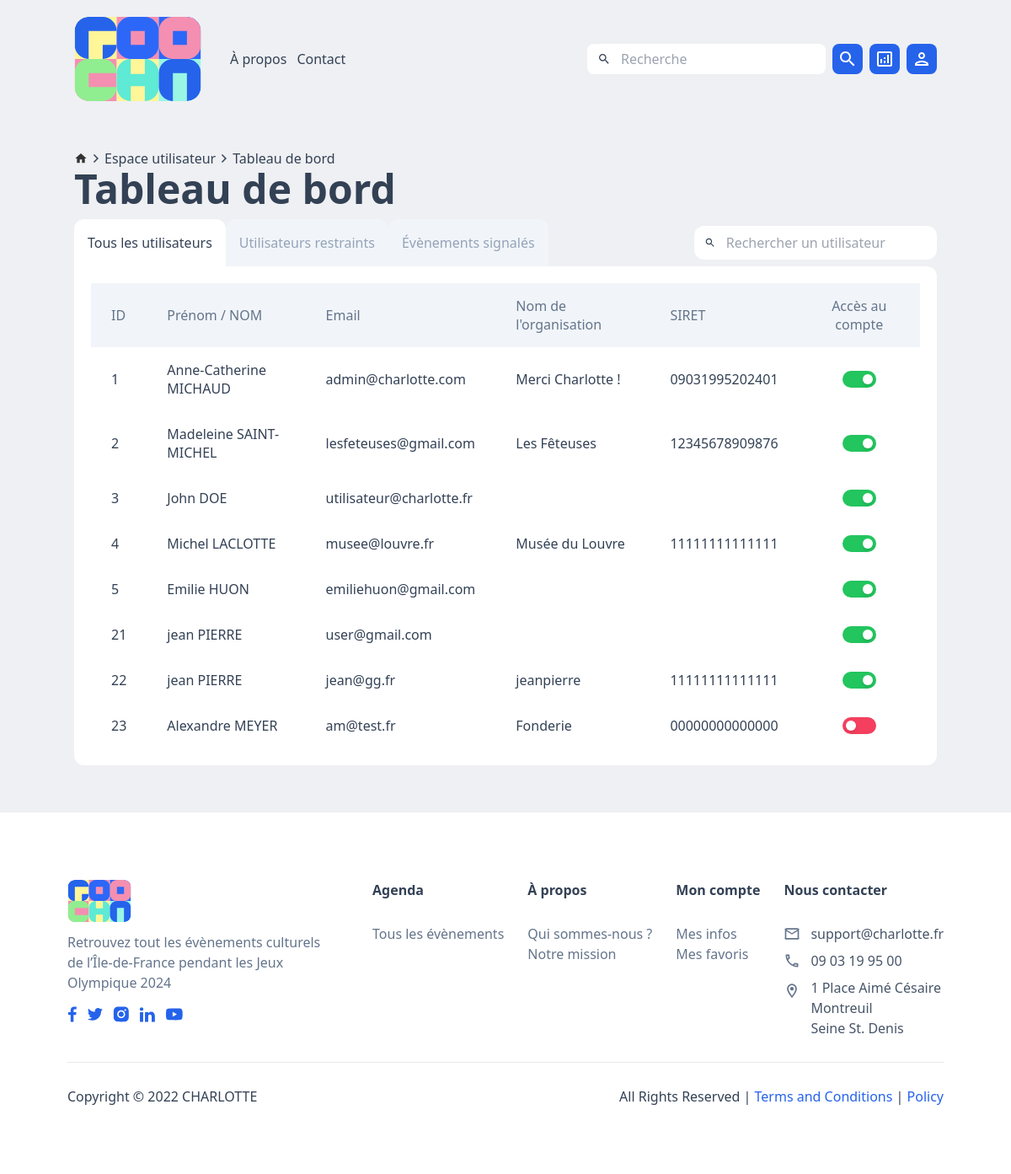
Screenshot of /tableaudebord.php (signed in) with the database file from the repository.
### tables this page shows
CREATE TABLE `utilisateurs` (
  `id_utilisateur` int(10) NOT NULL,
  `prenom` varchar(255) NOT NULL,
  `nom` varchar(255) NOT NULL,
  `email` varchar(255) NOT NULL,
  `nom_organisation` varchar(255) DEFAULT NULL,
  `numero_siret` varchar(14) DEFAULT NULL,
  `mot_de_passe` varchar(255) NOT NULL,
  `statut` varchar(255) NOT NULL,
  `acces` varchar(3) NOT NULL
);

### tous.php (the view)
<div class=" p-5 bg-white rounded-xl rounded-tl-none">
    <table class="w-full table">
        <thead class="bg-slate-100 text-slate-500">
            <tr class="p-3">
                <td>ID</td>
                <td>Prénom / NOM</td>
                <td>Email</td>
                <td>Nom de l'organisation</td>
                <td>SIRET</td>
                <td class="text-center">Accès au compte</td>
            </tr>
        </thead>
        <?php
        $link = mysqli_connect("localhost", "root", "root", "charlotte");
        $sql = mysqli_query($link, "SELECT * FROM utilisateurs ORDER BY id_utilisateur") or die('Erreur de la requête SQL');
        while ($donnees = mysqli_fetch_array($sql)) {
        ?>
            <tr>
                <td><?php echo $donnees['id_utilisateur']; ?></td>
                <td><?php echo $donnees['prenom'] . " " . $donnees['nom']; ?></td>
                <td><?php echo $donnees['email']; ?></td>
                <td><?php echo $donnees['nom_organisation']; ?></td>
                <td><?php echo $donnees['numero_siret']; ?></td>
                <td class="text-center">
                    <?php
                    if ($donnees['acces'] == 'oui') {
                    ?>
                        <a class="bg-red-400" href="restriction.php?id=<?php echo $donnees['id_utilisateur']; ?>">
                            <div class="flex justify-center items-center">
                                <div class="w-10 h-5 flex items-center bg-gray-300 rounded-full mx-3 px-1 bg-green-500" @click="handleToggleActive">
                                    <div class="bg-white w-3 h-3 rounded-full shadow-md transform translate-x-5">
                                    </div>
                                </div>
                            </div>
                        </a>
                    <?php
                    }
                    ?>
                    <?php
                    if ($donnees['acces'] == 'non') {
                    ?>
                        <a href="autorisation.php?id=<?php echo $donnees['id_utilisateur']; ?>">
                            <div class="w-full h-full flex flex-col justify-center items-center">
                                <div class="flex justify-center items-center">
                                    <div :class="{ 'bg-cyan-700': toggleActive}" class="w-10 h-5 flex items-center bg-rose-500 rounded-full mx-3 px-1" @click="handleToggleActive">
                                        <div class="bg-white w-3 h-3 rounded-full shadow-md transform" :class="{ 'translate-x-7': toggleActive}">
                                        </div>
                                    </div>
                                </div>
                            </div>
                        </a>
                    <?php
                    }
                    ?>
                </td>
            </tr>
        <?php
        }
        ?>
    </table>
</div>

### tableaudebord.php (shortened to what this page needs)
<html lang="en">
<head>
    <link href="style.css" rel="stylesheet">
    <script src="https://cdn.tailwindcss.com"></script>
</head>
<body style="background:#EFF0F3" class="text-slate-700">
    <?php
    if (!isset($_SESSION['email'])) {
    } else {
        include('entete.php');
        if ($_SESSION['statut'] == 'administrateur') {
            include('administrateur.php');
        } else if ($_SESSION['statut'] == 'organisateur') {
            include('organisateur.php');
        } else {
            include('utilisateur.php');
        }
    }
    include('footer.php');
    ?>
</body>
</body>
</html>

### entete.php (shortened to what this page needs)
<header class="container xl mx-auto flex flex-row justify-between mt-5">
    <div class="flex items-center">
        <a href="index.php">
            <img src="logo.svg" alt="logo">
        </a>
        <a href="" class="ml-7 p-1.5 hover:text-blue-700">À propos</a>
        <div class="p-1.5 hover:text-blue-700 cursor-pointer" onclick="modal('#contact-form')">Contact</div>
    </div>
    <div class="flex items-center">
        <form method="GET" action="" class="flex flex-row m-0">
            <div class="flex items-center bg-white rounded-lg px-3 py-1.5">
                <input type="text" name="recherche" class="bg-white ml-3" placeholder="Recherche">
            </div>
            <button class="flex items-center bg-blue-600 hover:bg-blue-700 rounded-lg p-1.5 ml-2" name="recherche">
            </button>
        </form>
        <?php
        if (isset($_SESSION['email'])) {
            if ($_SESSION['statut'] == 'administrateur') {
        ?>
                <a href="tableaudebord.php" class="btn-gestion flex items-center bg-blue-600  hover:bg-blue-700 rounded-lg p-1.5 ml-2">
                </a>
            <?php
            } else if ($_SESSION['statut'] == 'organisateur') {
            ?>
                <button class="flex items-center bg-blue-600  hover:bg-blue-700 rounded-lg p-1.5 ml-2" onclick="modal('#ajoutevent-form')">
                    <svg width="24" height="24" viewBox="0 0 24 24" fill="none" xmlns="http://www.w3.org/2000/svg">
                        <path d="M19 13H13V19H11V13H5V11H11V5H13V11H19V13Z" fill="white" />
                    </svg>
                </button>
        <?php
            } else {
                echo 'MES FAVORIS<BR>';
            }
        }
        ?>
        <div class="relative">
            <button class="dropbtn flex items-center bg-blue-600 hover:bg-blue-700 rounded-lg p-1.5 ml-2" onclick="dropdown('#identification-dropdown')">
            </button>
        </div>
    </div>
</header>

### administrateur.php (shortened to what this page needs)
<div class="container xl mx-auto justify-between mt-14">
    <div class="flex flex-row items-center gap-1">
        <a href="index.php">
            <svg width="16" height="16" viewBox="0 0 16 16" fill="none" xmlns="http://www.w3.org/2000/svg">
                <path d="M6.66732 13.3333V9.33333H9.33398V13.3333H12.6673V8H14.6673L8.00065 2L1.33398 8H3.33398V13.3333H6.66732Z" fill="#323232" />
            </svg>
        </a>
        <svg width="12" height="12" viewBox="0 0 12 12" fill="none" xmlns="http://www.w3.org/2000/svg">
            <path d="M2.93945 2.06L6.87945 6L2.93945 9.94L3.99945 11L8.99945 6L3.99945 1L2.93945 2.06Z" fill="#334155" />
        </svg>
        <a href="tableaudebord.php">Espace utilisateur</a>
        <svg width="12" height="12" viewBox="0 0 12 12" fill="none" xmlns="http://www.w3.org/2000/svg">
            <path d="M2.93945 2.06L6.87945 6L2.93945 9.94L3.99945 11L8.99945 6L3.99945 1L2.93945 2.06Z" fill="#334155" />
        </svg>
        <a href="">Tableau de bord</a>
    </div>
    <h1 class="text-5xl font-bold mb-3">Tableau de bord</h1>
    <div class="flex justify-between">
        <div class="flex flex-row">
            <?php
            $bgTous = 'bg-white';
            $bgNouveau = $bgSignalement = 'bg-slate-100 text-slate-400';
            ?>
            <form method="POST" action="" class="flex items-center <?php echo $bgTous; ?> mb-0 px-4 rounded-xl rounded-bl-none rounded-br-none">
                <input type="submit" name="tous" value="Tous les utilisateurs" class="h-full cursor-pointer">
            </form>
            <form method="POST" action="" class="flex items-center <?php echo $bgNouveau; ?> mb-0 px-4 rounded-xl rounded-bl-none rounded-br-none">
                <input type="submit" name="nouveaux" value="Utilisateurs restraints" class="h-full cursor-pointer">
            </form>
            <form method="POST" action="" class="flex items-center <?php echo $bgSignalement; ?> mb-0 px-4 rounded-xl rounded-bl-none rounded-br-none ">
                <input type="submit" name="signalements" value="Évènements signalés" class="h-full cursor-pointer">
            </form>
        </div>
        <div class="flex flex-row">
            <div class="flex items-center rounded-xl py-2 px-3 my-2 w-72 bg-white">
                <input type="text" name="recherche_utilisateur" placeholder="Rechercher un utilisateur" class="mx-3 w-full">
            </div>
        </div>
    </div>
    <?php
    $a = null;
    function defaultFor(&$x, $default = null)
    {
        if (!isset($x)) $x = $default;
        include_once($x);
    }
    defaultFor($a, "tous.php");
    ?>
</div>

### footer.php (shortened to what this page needs)
<footer class="w-full bg-white mt-14 flex flex-col p-20">
    <div class="flex justify-between">
        <div class="flex flex-col w-80">
            <p class="text-slate-500 mb-4">Retrouvez tout les évènements culturels de l’Île-de-France pendant les Jeux Olympique 2024</p>
            <div class="flex items-center gap-3">
            </div>
        </div>
        <div class="flex gap-7">
            <div>
                <h5 class="font-bold mb-7">Agenda</h5>
                <a href="" class="text-slate-500">Tous les évènements</a>
            </div>
            <div>
                <h5 class="font-bold mb-7">À propos</h5>
                <a href="" class="text-slate-500">Qui sommes-nous ?</a><br>
                <a href="" class="text-slate-500">Notre mission</a>
            </div>
            <div>
                <h5 class="font-bold mb-7">Mon compte</h5>
                <a href="" class="text-slate-500">Mes infos</a><br>
                <a href="" class="text-slate-500">Mes favoris</a>
            </div>
            <div>
                <h5 class="font-bold mb-7">Nous contacter</h5>
                <div class="flex items-center mb-2 text-slate-600">
                    support@charlotte.fr
                </div>
                <div class="flex items-center mb-2 text-slate-600">
                    09 03 19 95 00
                </div>
                <div class="flex">
                    <div class="mr-3">
                    </div>
                    <div class="text-slate-600">
                        1 Place Aimé Césaire<br>
                        Montreuil<br>
                        Seine St. Denis
                    </div>
                </div>
            </div>
        </div>
    </div>
    <hr class="my-7">
    <div class="flex justify-between">
        <div>Copyright © 2022 CHARLOTTE</div>
        <div>All Rights Reserved | <a href="" class="text-blue-600">Terms and Conditions</a> | <a href="" class="text-blue-600">Policy</a></div>
    </div>
</footer>

### style.css (style rules this page uses)
html { line-height: 1.15; -webkit-text-size-adjust: 100%; }
body { margin: 0; }
h1 { font-size: 2em; margin: 0.67em 0; }
hr { box-sizing: content-box; height: 0; overflow: visible; }
a { background-color: transparent; }
img { border-style: none; }
button, input, optgroup, select, textarea { font-family: inherit; font-size: 100%; line-height: 1.15; margin: 0; }
button, input { overflow: visible; }
button, select { text-transform: none; }
button, [type="button"], [type="reset"], [type="submit"] { -webkit-appearance: button; }
thead { border-radius: 0.5em !important; overflow: hidden; }
td { padding: 16px 24px; }

### rows the page displays
utilisateurs: id_utilisateur "1", prenom "Anne-Catherine", nom "MICHAUD", email "admin@charlotte.com", nom_organisation "Merci Charlotte !", numero_siret "09031995202401"
utilisateurs: id_utilisateur "2", prenom "Madeleine", nom "SAINT-MICHEL", email "lesfeteuses@gmail.com", nom_organisation "Les Fêteuses", numero_siret "12345678909876"
utilisateurs: id_utilisateur "3", prenom "John", nom "DOE", email "utilisateur@charlotte.fr"
utilisateurs: id_utilisateur "4", prenom "Michel", nom "LACLOTTE", email "musee@louvre.fr", nom_organisation "Musée du Louvre", numero_siret "11111111111111"
utilisateurs: id_utilisateur "5", prenom "Emilie", nom "HUON", email "emiliehuon@gmail.com"
utilisateurs: id_utilisateur "21", prenom "jean", nom "PIERRE", email "user@gmail.com"
utilisateurs: id_utilisateur "22", prenom "jean", nom "PIERRE", email "jean@gg.fr", nom_organisation "jeanpierre", numero_siret "11111111111111"
utilisateurs: id_utilisateur "23", prenom "Alexandre", nom "MEYER", email "am@test.fr", nom_organisation "Fonderie", numero_siret "00000000000000"
